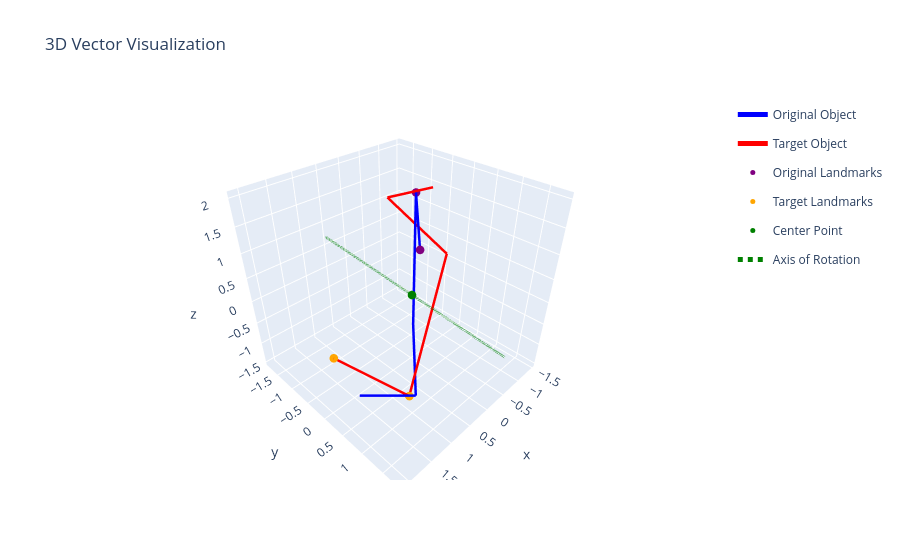

The cell this chart's notebook holds for it:
### Code cell
# Create graph
axis_fig = go.Figure(data=[])

add_object(axis_fig, original_object, "Original Object", colour='blue')
add_object(axis_fig, target_object, "Target Object", colour='red')

add_landmarks(axis_fig, original_object.get_landmark_endpoints(), "Original Landmarks", colour='purple')
add_landmarks(axis_fig, target_object.get_landmark_endpoints(), "Target Landmarks", colour='orange')
add_point(axis_fig, center_point, "Center Point", colour='green')

add_axis(axis_fig, axis_of_rotation, scale=2)

axis_fig.update_layout(title='3D Vector Visualization')

### Figure 1 — Plotly figure (JSON) as saved in the notebook; plotly's stock layout.template omitted (floating-point values rounded to 4 significant figures)
{"data": [{"legendgroup": "Original Object", "line": {"color": "blue", "width": 5}, "mode": "lines", "name": "Original Object", "showlegend": true, "type": "scatter3d", "x": [0.8397, -0.5745], "y": [0.9281, -0.4861], "z": [1.688, 1.688]}, {"legendgroup": "Original Object", "line": {"color": "blue", "width": 5}, "mode": "lines", "name": "Original Object", "showlegend": false, "type": "scatter3d", "x": [-0.5745, -0.5745], "y": [-0.4861, -0.4861], "z": [1.688, -1.312]}, {"legendgroup": "Original Object", "line": {"color": "blue", "width": 5}, "mode": "lines", "name": "Original Object", "showlegend": false, "type": "scatter3d", "x": [-0.5745, 0.8397], "y": [-0.4861, 0.9281], "z": [-1.312, -1.312]}, {"legendgroup": "Original Object", "line": {"color": "blue", "width": 5}, "mode": "lines", "name": "Original Object", "showlegend": false, "type": "scatter3d", "x": [0.8397, 1.547], "y": [0.9281, 0.221], "z": [-1.312, -1.312]}, {"legendgroup": "Target Object", "line": {"color": "red", "width": 5}, "mode": "lines", "name": "Target Object", "showlegend": true, "type": "scatter3d", "x": [2.075, 0.8248], "y": [0.326, 0.754], "z": [0.02953, -1.471]}, {"legendgroup": "Target Object", "line": {"color": "red", "width": 5}, "mode": "lines", "name": "Target Object", "showlegend": false, "type": "scatter3d", "x": [0.8248, -1.456], "y": [0.754, -0.4008], "z": [-1.471, 0.09899]}, {"legendgroup": "Target Object", "line": {"color": "red", "width": 5}, "mode": "lines", "name": "Target Object", "showlegend": false, "type": "scatter3d", "x": [-1.456, -0.205], "y": [-0.4008, -0.8289], "z": [0.09899, 1.6]}, {"legendgroup": "Target Object", "line": {"color": "red", "width": 5}, "mode": "lines", "name": "Target Object", "showlegend": false, "type": "scatter3d", "x": [-0.205, -0.3819], "y": [-0.8289, 0.06891], "z": [1.6, 2.003]}, {"legendgroup": "Original Landmarks", "marker": {"color": "purple", "size": 5}, "mode": "markers", "name": "Original Landmarks", "showlegend": true, "type": "scatter3d", "x": [0.8397], "y": [0.9281], "z": [1.688]}, {"legendgroup": "Original Landmarks", "marker": {"color": "purple", "size": 5}, "mode": "markers", "name": "Original Landmarks", "showlegend": false, "type": "scatter3d", "x": [-0.5745], "y": [-0.4861], "z": [1.688]}, {"legendgroup": "Target Landmarks", "marker": {"color": "orange", "size": 5}, "mode": "markers", "name": "Target Landmarks", "showlegend": true, "type": "scatter3d", "x": [2.075], "y": [0.326], "z": [0.02953]}, {"legendgroup": "Target Landmarks", "marker": {"color": "orange", "size": 5}, "mode": "markers", "name": "Target Landmarks", "showlegend": false, "type": "scatter3d", "x": [0.8248], "y": [0.754], "z": [-1.471]}, {"marker": {"color": "green", "size": 5}, "mode": "markers", "name": "Center Point", "type": "scatter3d", "x": [0], "y": [0], "z": [0]}, {"line": {"color": "green", "dash": "dot", "width": 5}, "mode": "lines", "name": "Axis of Rotation", "type": "scatter3d", "x": [0.5309, -0.5309], "y": [-1.787, 1.787], "z": [0.7237, -0.7237]}], "layout": {"title": {"text": "3D Vector Visualization"}}}
